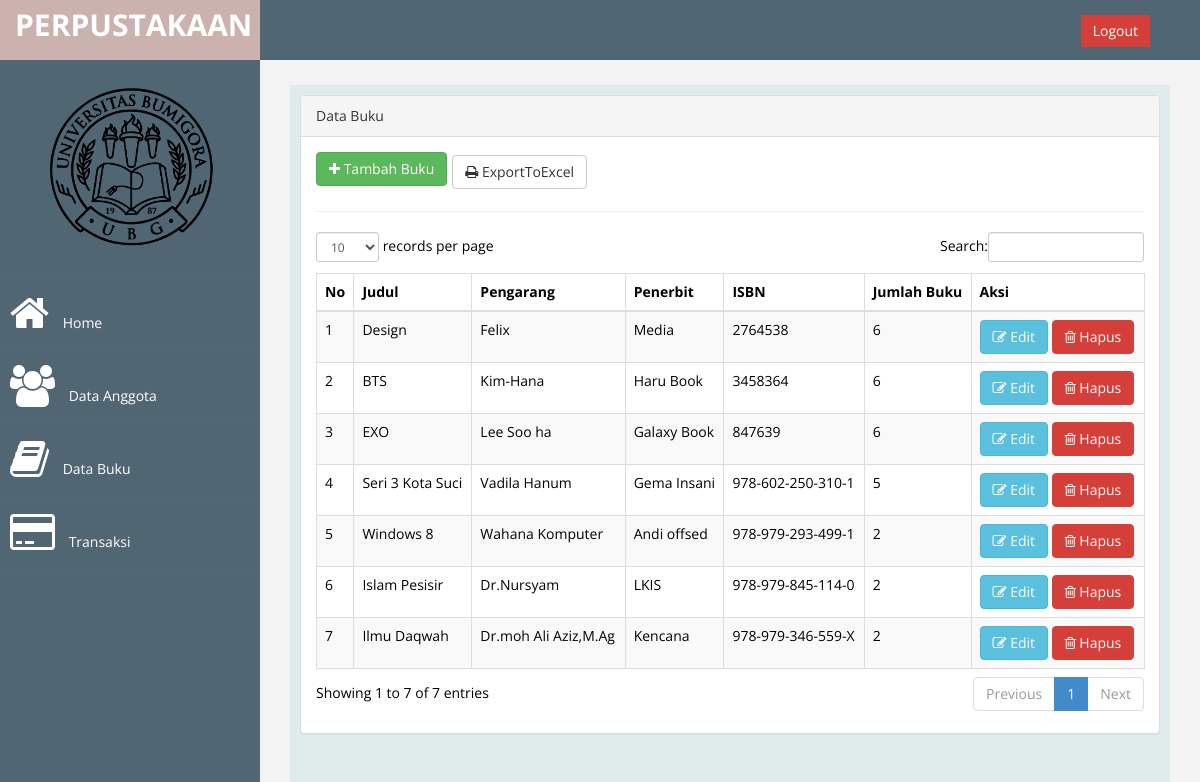
Screenshot of /index.php?page=buku (signed in) with the database file from the repository.
### tables this page shows
CREATE TABLE `tb_buku` (
  `id` int(9) NOT NULL,
  `judul` varchar(200) NOT NULL,
  `pengarang` varchar(100) NOT NULL,
  `penerbit` varchar(150) NOT NULL,
  `tahun_terbit` varchar(4) NOT NULL,
  `isbn` varchar(25) NOT NULL,
  `jumlah_buku` int(3) NOT NULL,
  `lokasi` enum('rak1','rak2','rak3') NOT NULL,
  `tgl_input` date NOT NULL
);

### page/buku/buku.php (the view)
<div class="row">
                <div class="col-md-12">
                    <div class="panel panel-default">
                        <div class="panel-heading">
                             Data Buku
                        </div>
                        <div class="panel-body">
                            <div class="table-responsive">
                                <table class="table table-striped table-bordered table-hover" id="dataTables-example">
                                    <thead>
                                        <tr>
                                            <th>No</th>
                                            <th>Judul</th>
                                            <th>Pengarang</th>
                                            <th>Penerbit</th>
                                            <th>ISBN</th>
                                            <th>Jumlah Buku</th>
                                            <th>Aksi</th>
                                        </tr>
                                    </thead>
                                    <tbody>
                                    	<?php
                                    		$no = 1;
                                    		$sql = $koneksi-> query ("select * from tb_buku");
                                    		while ($data = $sql->fetch_assoc()) {
                                    	?>
                                    	<tr>
                                    		<td><?php echo $no++; ?></td>
                                    		<td><?php echo $data['judul'];?></td>
                                    		<td><?php echo $data['pengarang'];?></td>
                                    		<td><?php echo $data['penerbit'];?></td>
                                    		<td><?php echo $data['isbn'];?></td>
                                    		<td><?php echo $data['jumlah_buku'];?></td>
                                    		<td>
                                    			<a href="?page=buku&aksi=ubah&id=<?php echo $data['id']; ?>" class="btn btn-info"><i class="fa fa-edit"></i> Edit</a>
                                    			<a onclick="return confirm('Anda yakin ingin menghapus data ini?')" href="?page=buku&aksi=hapus&id=<?php echo $data['id']; ?>" class="btn btn-danger"><i class="fa fa-trash-o"></i> Hapus</a>
                                    		</td>
                                    	</tr>
                                    	<?php } ?>
                                    </tbody>
                                    <a href="?page=buku&aksi=tambah" class="btn btn-success" style="margin-bottom : 5px"><i class="fa fa-plus"></i> Tambah Buku</a>
                                    <a href="./laporan/laporan_databuku_exel.php" target="blank" class="btn btn-default" style="margin-left: 5px"><i class="fa fa-print"></i> ExportToExcel</a>
                                    </div>
                            </div>
                    </div>
            </div>
    </div>

### index.php (shortened to what this page needs)
<?php
	$koneksi = new mysqli ("localhost","root","","db_perpustakaan");
    if ($_SESSION['admin'] || $_SESSION['user']) {
?>
<!DOCTYPE html>
<html xmlns="http://www.w3.org/1999/xhtml">
<head>
    <link href="assets/css/bootstrap.css" rel="stylesheet" />
    <link href="assets/css/font-awesome.css" rel="stylesheet" />
    <link href="assets/css/custom.css" rel="stylesheet" />
    <link href="assets/js/dataTables/dataTables.bootstrap.css" rel="stylesheet" />
</head>
<body>
    <div id="wrapper">
        <nav class="navbar navbar-default navbar-cls-top " role="navigation" style="margin-bottom: 0">
            <div class="navbar-header">
                <a class="navbar-brand">PERPUSTAKAAN</a>
            </div>
            <div style="color: white; padding: 15px 50px 5px 50px; float: right; font-size: 16px;"> &nbsp;
                <a href="logout.php" class="btn btn-danger square-btn-adjust">Logout</a>
            </div>
        </nav>
        <nav class="navbar-default navbar-side" role="navigation">
            <div class="sidebar-collapse">
                <ul class="nav" id="main-menu">
				    <li class="text-center">
                        <img src="assets/img/ubg.png" class="user-image img-responsive"/>
					</li>
                    <li>
                        <a  href="index.php"><i class="fa fa-home fa-3x"></i> Home</a>
                    </li>
                    <li>
                        <a  href="?page=anggota"><i class="fa fa-users fa-3x"></i> Data Anggota</a>
                    </li>
                    <li>
                        <a  href="?page=buku"><i class="fa fa-book fa-3x"></i> Data Buku</a>
                    </li>
                    <li>
                        <a  href="?page=transaksi"><i class="fa fa-credit-card fa-3x"></i> Transaksi</a>
                    </li>
                </ul>
            </div>
        </nav>
        <div id="page-wrapper" >
            <div id="page-inner">
                <div class="row">
                    <div class="col-md-12">
                     <?php
                     	$page = $_GET['page'];
                     	$aksi = $_GET['aksi'];
                     	if ($page == "buku") {
                     		if ($aksi == "") {
                     			include "page/buku/buku.php";
                     		}elseif ($aksi== "tambah") {
                     			include "page/buku/tambah.php";
                     		}elseif ($aksi== "ubah") {
                     			include "page/buku/ubah.php";
                     		}elseif ($aksi== "hapus") {
                     			include "page/buku/hapus.php";
                     		}
                     	}elseif ($page=="") {
                     		include "home.php";
                     	}
                     ?>
                    </div>
                </div>
                <hr/>
            </div>
        </div>
    </div>
</body>
</html>
<?php
	}else{
		header("location:login.php");
	}
 ?>

### assets/css/custom.css (style rules this page uses)
body { font-family: 'Open Sans', sans-serif; }
#wrapper { width: 100%; background:#516673; }
#page-wrapper { padding: 15px 15px; min-height: 600px; background:#F3F3F3; }
#page-inner { width:100%; margin:10px 20px 10px 0px; background-color:#e0ebeb!important; padding:10px; min-height:1200px; }
.text-center { text-align:center; }
.square-btn-adjust { border: 0px solid transparent; -webkit-border-radius: 0px; -moz-border-radius: 0px; border-radius: 0px; }
.user-image { margin: 25px auto; -webkit-border-radius: 10px; -moz-border-radius: 10px; border-radius: 50%; max-height:170px; max-width:170px; }
.navbar-cls-top .navbar-brand { color: #fff; background: #cbb2ae; width: 260px; text-align: center; height: 60px; font-size: 30px; font-weight: 700; }
.sidebar-collapse , .sidebar-collapse .nav { background:none; }
.sidebar-collapse .nav { padding:0; }
.sidebar-collapse .nav > li > a { color:#fff; background:#516673; text-shadow:none; }
.sidebar-collapse > .nav > li > a { padding:15px 10px; }
.sidebar-collapse > .nav > li { border-bottom: 1px solid rgba(107, 108, 109, 0.19); }
.navbar-side { border:none; background-color: #516673; }
.navbar-cls-top { background:#516673; border-bottom:none; }
.navbar-default { border:0px solid black; }
.navbar-header { background: #A70303; }
.nav > li > a > i { margin-right:10px; }
@media (min-width:768px) { #page-wrapper { margin: 0 0 0 260px; padding: 15px 30px; min-height: 1200px; } }
@media (min-width:768px) { .navbar-side { z-index: 1; position: absolute; width: 260px; } }
@media (min-width:768px) { .navbar { border-radius: 0px; } }

### rows the page displays
tb_buku: judul "Design", pengarang "Felix", penerbit "Media", isbn "2764538", jumlah_buku "6"
tb_buku: judul "BTS", pengarang "Kim-Hana", penerbit "Haru Book", isbn "3458364", jumlah_buku "6"
tb_buku: judul "EXO", pengarang "Lee Soo ha", penerbit "Galaxy Book", isbn "847639", jumlah_buku "6"
tb_buku: judul "Seri 3 Kota Suci", pengarang "Vadila Hanum", penerbit "Gema Insani", isbn "978-602-250-310-1", jumlah_buku "5"
tb_buku: judul "Windows 8", pengarang "Wahana Komputer", penerbit "Andi offsed", isbn "978-979-293-499-1", jumlah_buku "2"
tb_buku: judul "Islam Pesisir", pengarang "Dr.Nursyam", penerbit "LKIS", isbn "978-979-845-114-0", jumlah_buku "2"
tb_buku: judul "Ilmu Daqwah", pengarang "Dr.moh Ali Aziz,M.Ag", penerbit "Kencana", isbn "978-979-346-559-X", jumlah_buku "2"
